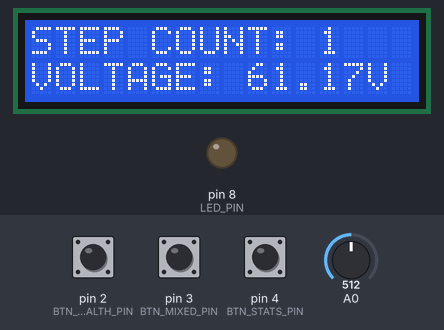
The sketch below on a simulated Arduino Uno, built with avr-gcc and run on an emulated ATmega328P. On the bench: 16×2 character LCD, output pins drawn as LEDs (lit = HIGH). The inputs (shaded band) are chosen by the test bench; at power-on: pin 2 (BTN_HEALTH_PIN) HIGH, A0 = 512, pin 3 (BTN_MIXED_PIN) HIGH, pin 4 (BTN_STATS_PIN) HIGH.

Above: at 3.3 s.
3.4 s: pin 2 (BTN_HEALTH_PIN) pulled LOW for 0.15 s
At 4.6 s:
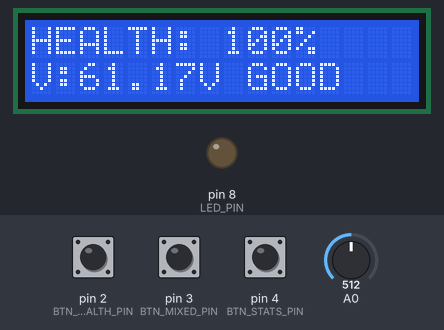
5.0 s: A0 set to 113
At 5.7 s:
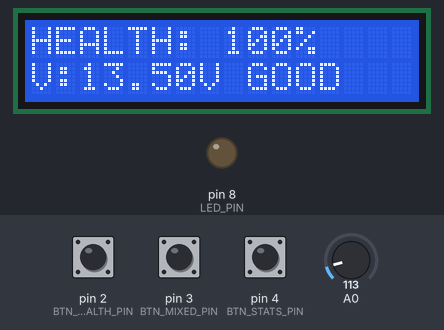
6.7 s: A0 set to 104
At 8.0 s:
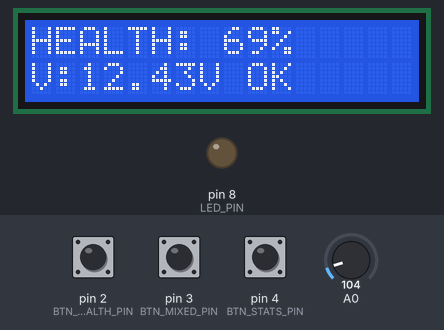
8.3 s: pin 3 (BTN_MIXED_PIN) pulled LOW for 0.15 s
At 9.3 s:
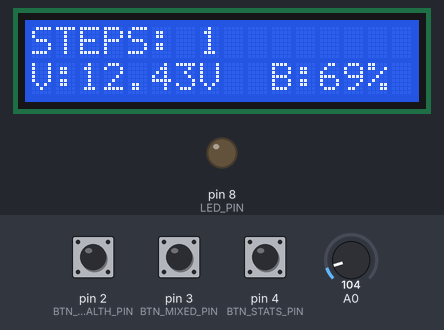
9.9 s: pin 4 (BTN_STATS_PIN) pulled LOW for 0.15 s
At 11.1 s:
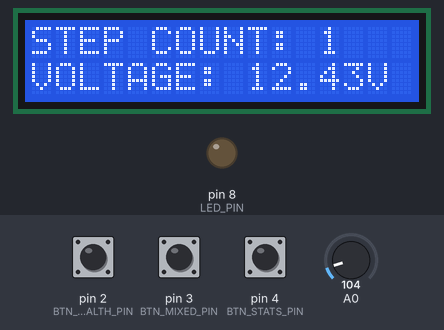
11.5 s: A0 set to 122
At 11.9 s:
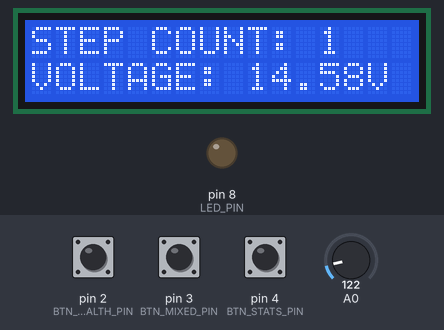
Timing chart, 0 to 14.0 s (numbered marks = the images above; inputs shaded):
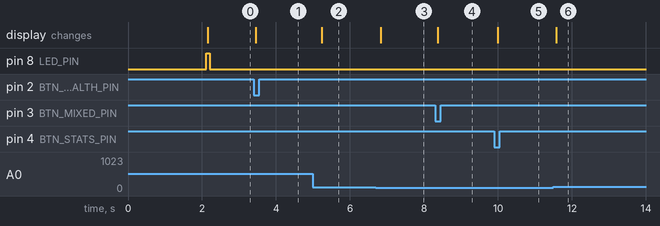

The sketch:

eh_code.ino
```cpp
#include <Wire.h>
#include <LiquidCrystal_I2C.h>

// ---------------- Pins ----------------
const uint8_t LED_PIN        = 8;
const uint8_t BTN_HEALTH_PIN = 2;  // D2 -> Battery Health
const uint8_t BTN_MIXED_PIN  = 3;  // D3 -> Steps + V + %
const uint8_t BTN_STATS_PIN  = 4;  // D4 -> Steps + Voltage

// ---------------- LCD -----------------
LiquidCrystal_I2C lcd(0x27, 16, 2);

// ------------- ADC / Divider ----------
const float VREF      = 5.0f;       // ADC reference (UNO default)
const float DIV_RATIO = 0.040909f;  // Vout/Vin of your divider (adjust if needed)
const int   STEP_THRESHOLD = 5;     // Raw threshold to detect a step (avoid noise)

// ------------- Battery model ----------
// 12V Lead-Acid
const float BAT_FULL_V  = 12.7f;    // ~100%
const float BAT_EMPTY_V = 11.8f;    // ~0%

// ------------- App State --------------
long stepCount = 0;
bool prevStepActive = false;
unsigned long lastStepMs    = 0;    // LED timing
unsigned long lastRefreshMs = 0;    // display refresh

enum ScreenMode { SCREEN_STATS = 0, SCREEN_HEALTH = 1, SCREEN_MIXED = 2 };
ScreenMode screenMode = SCREEN_STATS;
ScreenMode lastScreen = (ScreenMode)255;

bool prevD2 = false, prevD3 = false, prevD4 = false;

// ------------- Helpers ----------------
float vinFromRawV(int raw) {
  float vout = (raw * VREF) / 1023.0f;   // ADC (0..1023)
  return vout / DIV_RATIO;               // real input voltage
}

int batteryPercent(float v) {
  float pct = (v - BAT_EMPTY_V) / (BAT_FULL_V - BAT_EMPTY_V) * 100.0f;
  if (pct < 0)   pct = 0;
  if (pct > 100) pct = 100;
  return (int)(pct + 0.5f);
}

const char* healthLabel(int pct) {
  if (pct >= 80) return "GOOD";
  if (pct >= 40) return "OK";
  return "LOW";
}

void drawStatsHeader() {
  lcd.clear();
  lcd.setCursor(0, 0); lcd.print("STEP COUNT:");
  lcd.setCursor(0, 1); lcd.print("VOLTAGE:");
}

void drawHealthHeader() {
  lcd.clear();
  lcd.setCursor(0, 0); lcd.print("HEALTH:");
  lcd.setCursor(0, 1); lcd.print("V:");
}

void drawMixedHeader() {
  lcd.clear();
  lcd.setCursor(0, 0); lcd.print("STEPS & BATTERY");
}

void updateStatsValues(int raw) {
  float vinV = vinFromRawV(raw);
  lcd.setCursor(12, 0); lcd.print("    "); lcd.setCursor(12, 0); lcd.print(stepCount);
  lcd.setCursor(9,  1); lcd.print("       ");
  lcd.setCursor(9,  1); lcd.print(vinV, 2); lcd.print("V");
}

void updateHealthValues(int raw) {
  float vinV = vinFromRawV(raw);
  int pct = batteryPercent(vinV);
  lcd.setCursor(8, 0);  lcd.print("     ");
  lcd.setCursor(8, 0);  lcd.print(pct); lcd.print("% ");
  lcd.setCursor(2, 1);  lcd.print("              ");
  lcd.setCursor(2, 1);  lcd.print(vinV, 2); lcd.print("V ");
  lcd.print(healthLabel(pct));
}

void updateMixedValues(int raw) {
  float vinV = vinFromRawV(raw);
  int pct = batteryPercent(vinV);
  // Line 0: STEPS
  lcd.setCursor(0, 0); lcd.print("STEPS:         ");
  lcd.setCursor(7, 0); lcd.print("       ");
  lcd.setCursor(7, 0); lcd.print(stepCount);
  // Line 1: V and %
  lcd.setCursor(0, 1); lcd.print("V:");
  lcd.setCursor(2, 1); lcd.print("        ");
  lcd.setCursor(2, 1); lcd.print(vinV, 2); lcd.print("V ");
  lcd.setCursor(10, 1); lcd.print("B:");
  lcd.setCursor(12, 1); lcd.print("   ");
  lcd.setCursor(12, 1); lcd.print(pct); lcd.print("%");
}

// ------------- Setup ------------------
void setup() {
  Serial.begin(9600);

  pinMode(LED_PIN, OUTPUT);
  pinMode(BTN_HEALTH_PIN, INPUT_PULLUP);
  pinMode(BTN_MIXED_PIN,  INPUT_PULLUP);
  pinMode(BTN_STATS_PIN,  INPUT_PULLUP);

  lcd.begin();              // If this fails to compile, use lcd.init();
  lcd.backlight();

  // Splash
  lcd.print("FOOT STEP POWER");
  lcd.setCursor(0, 1); lcd.print("   GENERATOR");
  delay(2000);

  drawStatsHeader();
}

// -------------- Loop ------------------
void loop() {
  unsigned long now = millis();
  int raw = analogRead(A0);
  bool stepActive = (raw > STEP_THRESHOLD);

  // Step detection with threshold + LED timing
  if (stepActive && !prevStepActive) {
    stepCount++;
    digitalWrite(LED_PIN, HIGH);
    lastStepMs = now;
    if (screenMode == SCREEN_STATS) { // quick refresh on stats screen
      lcd.setCursor(12, 0); lcd.print("    ");
      lcd.setCursor(12, 0); lcd.print(stepCount);
    }
  }
  if (now - lastStepMs >= 100) {
    digitalWrite(LED_PIN, LOW);
  }
  prevStepActive = stepActive;

  // Read buttons (active LOW)
  bool d2 = (digitalRead(BTN_HEALTH_PIN) == LOW);
  bool d3 = (digitalRead(BTN_MIXED_PIN)  == LOW);
  bool d4 = (digitalRead(BTN_STATS_PIN)  == LOW);

  if (d2 && !prevD2) screenMode = SCREEN_HEALTH; // D2 -> Health
  if (d3 && !prevD3) screenMode = SCREEN_MIXED;  // D3 -> Mixed
  if (d4 && !prevD4) screenMode = SCREEN_STATS;  // D4 -> Stats

  prevD2 = d2; prevD3 = d3; prevD4 = d4;

  // Redraw header on screen change
  if (screenMode != lastScreen) {
    if (screenMode == SCREEN_STATS)   drawStatsHeader();
    else if (screenMode == SCREEN_HEALTH) drawHealthHeader();
    else                               drawMixedHeader();
    lastScreen = screenMode;
    lastRefreshMs = 0; // force immediate update
  }

  // Periodic refresh
  if (now - lastRefreshMs >= 200) {
    lastRefreshMs = now;
    if (screenMode == SCREEN_STATS)      updateStatsValues(raw);
    else if (screenMode == SCREEN_HEALTH) updateHealthValues(raw);
    else                                  updateMixedValues(raw);
  }
}
```

Measured:
- the behaviour switches between 105 and 104 on A0 (found by bisection; images 2 and 3)
- after the input at 3.4 s, the display: changes after 0.05 s (image 1)
- after the input at 5.0 s, the display: changes after 0.24 s (image 2)
- after the input at 6.7 s, the display: changes after 0.13 s (image 3)
- after the input at 8.3 s, the display: changes after 0.07 s (image 4)
- after the input at 9.9 s, the display: changes after 0.09 s (image 5)
- after the input at 11.5 s, the display: changes after 0.07 s (image 6)
